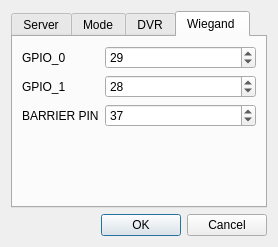
<?xml version="1.0" encoding="UTF-8"?>
<ui version="4.0">
 <class>SettingsDialog</class>
 <widget class="QDialog" name="SettingsDialog">
  <property name="geometry">
   <rect>
    <x>0</x>
    <y>0</y>
    <width>278</width>
    <height>247</height>
   </rect>
  </property>
  <property name="windowTitle">
   <string>Dialog</string>
  </property>
  <layout class="QVBoxLayout" name="verticalLayout">
   <item>
    <widget class="QTabWidget" name="tabWidget">
     <property name="tabPosition">
      <enum>QTabWidget::North</enum>
     </property>
     <property name="tabShape">
      <enum>QTabWidget::Rounded</enum>
     </property>
     <property name="currentIndex">
      <number>3</number>
     </property>
     <widget class="QWidget" name="server_tab">
      <attribute name="title">
       <string>Server</string>
      </attribute>
      <layout class="QFormLayout" name="formLayout">
       <item row="0" column="0">
        <widget class="QLabel" name="label">
         <property name="text">
          <string>&amp;Hostname</string>
         </property>
         <property name="buddy">
          <cstring>server_hostname_line_edit</cstring>
         </property>
        </widget>
       </item>
       <item row="0" column="1">
        <widget class="QLineEdit" name="server_hostname_line_edit">
         <property name="text">
          <string/>
         </property>
         <property name="placeholderText">
          <string>ParkingServer</string>
         </property>
        </widget>
       </item>
       <item row="1" column="0">
        <widget class="QLabel" name="label_2">
         <property name="enabled">
          <bool>false</bool>
         </property>
         <property name="text">
          <string>&amp;Login</string>
         </property>
         <property name="buddy">
          <cstring>server_login_line_edit</cstring>
         </property>
        </widget>
       </item>
       <item row="1" column="1">
        <widget class="QLineEdit" name="server_login_line_edit">
         <property name="enabled">
          <bool>false</bool>
         </property>
         <property name="text">
          <string/>
         </property>
         <property name="placeholderText">
          <string>ParkingUser</string>
         </property>
        </widget>
       </item>
       <item row="2" column="0">
        <widget class="QLabel" name="label_3">
         <property name="enabled">
          <bool>false</bool>
         </property>
         <property name="text">
          <string>&amp;Password</string>
         </property>
         <property name="buddy">
          <cstring>server_password_line_edit</cstring>
         </property>
        </widget>
       </item>
       <item row="2" column="1">
        <widget class="QLineEdit" name="server_password_line_edit">
         <property name="enabled">
          <bool>false</bool>
         </property>
         <property name="text">
          <string/>
         </property>
         <property name="echoMode">
          <enum>QLineEdit::Password</enum>
         </property>
         <property name="clearButtonEnabled">
          <bool>true</bool>
         </property>
        </widget>
       </item>
       <item row="3" column="0">
        <widget class="QLabel" name="label_4">
         <property name="text">
          <string>&amp;Port</string>
         </property>
         <property name="buddy">
          <cstring>server_port_spin_box</cstring>
         </property>
        </widget>
       </item>
       <item row="3" column="1">
        <widget class="QSpinBox" name="server_port_spin_box">
         <property name="maximum">
          <number>99999</number>
         </property>
         <property name="singleStep">
          <number>10</number>
         </property>
         <property name="value">
          <number>1234</number>
         </property>
        </widget>
       </item>
      </layout>
     </widget>
     <widget class="QWidget" name="mode_tab">
      <attribute name="title">
       <string>Mode</string>
      </attribute>
      <layout class="QVBoxLayout" name="verticalLayout_3">
       <item>
        <layout class="QHBoxLayout" name="horizontalLayout">
         <item>
          <widget class="QLabel" name="label_13">
           <property name="text">
            <string>Bareer number</string>
           </property>
           <property name="buddy">
            <cstring>barrier_number_spin</cstring>
           </property>
          </widget>
         </item>
         <item>
          <widget class="QSpinBox" name="barrier_number_spin">
           <property name="enabled">
            <bool>true</bool>
           </property>
           <property name="minimum">
            <number>1</number>
           </property>
           <property name="maximum">
            <number>16</number>
           </property>
          </widget>
         </item>
        </layout>
       </item>
       <item>
        <widget class="QGroupBox" name="groupBox">
         <property name="title">
          <string>Mode</string>
         </property>
         <layout class="QVBoxLayout" name="verticalLayout_2">
          <item>
           <widget class="QRadioButton" name="enterRadio">
            <property name="text">
             <string>Enter</string>
            </property>
            <property name="checked">
             <bool>true</bool>
            </property>
           </widget>
          </item>
          <item>
           <widget class="QRadioButton" name="exitRadio">
            <property name="text">
             <string>Exit</string>
            </property>
           </widget>
          </item>
         </layout>
        </widget>
       </item>
      </layout>
     </widget>
     <widget class="QWidget" name="dvr_tab">
      <attribute name="title">
       <string>DVR</string>
      </attribute>
      <layout class="QFormLayout" name="formLayout_2">
       <item row="0" column="0">
        <widget class="QLabel" name="label_6">
         <property name="text">
          <string>&amp;Hostname</string>
         </property>
         <property name="buddy">
          <cstring>server_hostname_line_edit</cstring>
         </property>
        </widget>
       </item>
       <item row="0" column="1">
        <widget class="QLineEdit" name="dvr_hostname_line_edit">
         <property name="text">
          <string/>
         </property>
         <property name="placeholderText">
          <string>DVR#</string>
         </property>
        </widget>
       </item>
       <item row="1" column="0">
        <widget class="QLabel" name="label_8">
         <property name="enabled">
          <bool>false</bool>
         </property>
         <property name="text">
          <string>&amp;Login</string>
         </property>
         <property name="buddy">
          <cstring>server_login_line_edit</cstring>
         </property>
        </widget>
       </item>
       <item row="1" column="1">
        <widget class="QLineEdit" name="dvr_login_line_edit">
         <property name="enabled">
          <bool>false</bool>
         </property>
         <property name="text">
          <string/>
         </property>
         <property name="placeholderText">
          <string>DVRUser</string>
         </property>
        </widget>
       </item>
       <item row="2" column="0">
        <widget class="QLabel" name="label_5">
         <property name="enabled">
          <bool>false</bool>
         </property>
         <property name="text">
          <string>&amp;Password</string>
         </property>
         <property name="buddy">
          <cstring>server_password_line_edit</cstring>
         </property>
        </widget>
       </item>
       <item row="2" column="1">
        <widget class="QLineEdit" name="dvr_password_line_edit">
         <property name="enabled">
          <bool>false</bool>
         </property>
         <property name="text">
          <string/>
         </property>
         <property name="echoMode">
          <enum>QLineEdit::Password</enum>
         </property>
         <property name="clearButtonEnabled">
          <bool>true</bool>
         </property>
        </widget>
       </item>
       <item row="3" column="0">
        <widget class="QLabel" name="label_7">
         <property name="enabled">
          <bool>false</bool>
         </property>
         <property name="text">
          <string>&amp;Port</string>
         </property>
         <property name="buddy">
          <cstring>server_port_spin_box</cstring>
         </property>
        </widget>
       </item>
       <item row="3" column="1">
        <widget class="QSpinBox" name="dvr_port_spin">
         <property name="enabled">
          <bool>false</bool>
         </property>
         <property name="maximum">
          <number>99999</number>
         </property>
         <property name="singleStep">
          <number>10</number>
         </property>
         <property name="value">
          <number>34567</number>
         </property>
        </widget>
       </item>
       <item row="4" column="0">
        <widget class="QLabel" name="label_9">
         <property name="enabled">
          <bool>false</bool>
         </property>
         <property name="text">
          <string>Method</string>
         </property>
         <property name="buddy">
          <cstring>server_port_spin_box</cstring>
         </property>
        </widget>
       </item>
       <item row="4" column="1">
        <widget class="QComboBox" name="dvr_method_comboBox">
         <property name="enabled">
          <bool>false</bool>
         </property>
         <item>
          <property name="text">
           <string>TCP</string>
          </property>
         </item>
         <item>
          <property name="text">
           <string>UDP</string>
          </property>
         </item>
        </widget>
       </item>
      </layout>
     </widget>
     <widget class="QWidget" name="wiegand_tab">
      <attribute name="title">
       <string>Wiegand </string>
      </attribute>
      <layout class="QFormLayout" name="formLayout_3">
       <item row="0" column="0">
        <widget class="QLabel" name="label_10">
         <property name="text">
          <string>GPIO_0</string>
         </property>
         <property name="buddy">
          <cstring>server_port_spin_box</cstring>
         </property>
        </widget>
       </item>
       <item row="0" column="1">
        <widget class="QSpinBox" name="gpio_0_spin">
         <property name="maximum">
          <number>35</number>
         </property>
         <property name="singleStep">
          <number>1</number>
         </property>
         <property name="value">
          <number>29</number>
         </property>
        </widget>
       </item>
       <item row="1" column="0">
        <widget class="QLabel" name="label_11">
         <property name="text">
          <string>GPIO_1</string>
         </property>
         <property name="buddy">
          <cstring>server_port_spin_box</cstring>
         </property>
        </widget>
       </item>
       <item row="1" column="1">
        <widget class="QSpinBox" name="gpio_1_spin">
         <property name="maximum">
          <number>35</number>
         </property>
         <property name="singleStep">
          <number>1</number>
         </property>
         <property name="value">
          <number>28</number>
         </property>
        </widget>
       </item>
       <item row="3" column="0">
        <widget class="QLabel" name="label_12">
         <property name="text">
          <string>BARRIER PIN</string>
         </property>
         <property name="buddy">
          <cstring>server_port_spin_box</cstring>
         </property>
        </widget>
       </item>
       <item row="3" column="1">
        <widget class="QSpinBox" name="bareerPin">
         <property name="maximum">
          <number>40</number>
         </property>
         <property name="singleStep">
          <number>1</number>
         </property>
         <property name="value">
          <number>37</number>
         </property>
        </widget>
       </item>
      </layout>
     </widget>
    </widget>
   </item>
   <item>
    <widget class="QDialogButtonBox" name="buttonBox">
     <property name="orientation">
      <enum>Qt::Horizontal</enum>
     </property>
     <property name="standardButtons">
      <set>QDialogButtonBox::Cancel|QDialogButtonBox::Ok</set>
     </property>
    </widget>
   </item>
  </layout>
 </widget>
 <resources/>
 <connections>
  <connection>
   <sender>buttonBox</sender>
   <signal>accepted()</signal>
   <receiver>SettingsDialog</receiver>
   <slot>accept()</slot>
   <hints>
    <hint type="sourcelabel">
     <x>236</x>
     <y>237</y>
    </hint>
    <hint type="destinationlabel">
     <x>157</x>
     <y>274</y>
    </hint>
   </hints>
  </connection>
  <connection>
   <sender>buttonBox</sender>
   <signal>rejected()</signal>
   <receiver>SettingsDialog</receiver>
   <slot>reject()</slot>
   <hints>
    <hint type="sourcelabel">
     <x>268</x>
     <y>237</y>
    </hint>
    <hint type="destinationlabel">
     <x>286</x>
     <y>274</y>
    </hint>
   </hints>
  </connection>
 </connections>
</ui>
